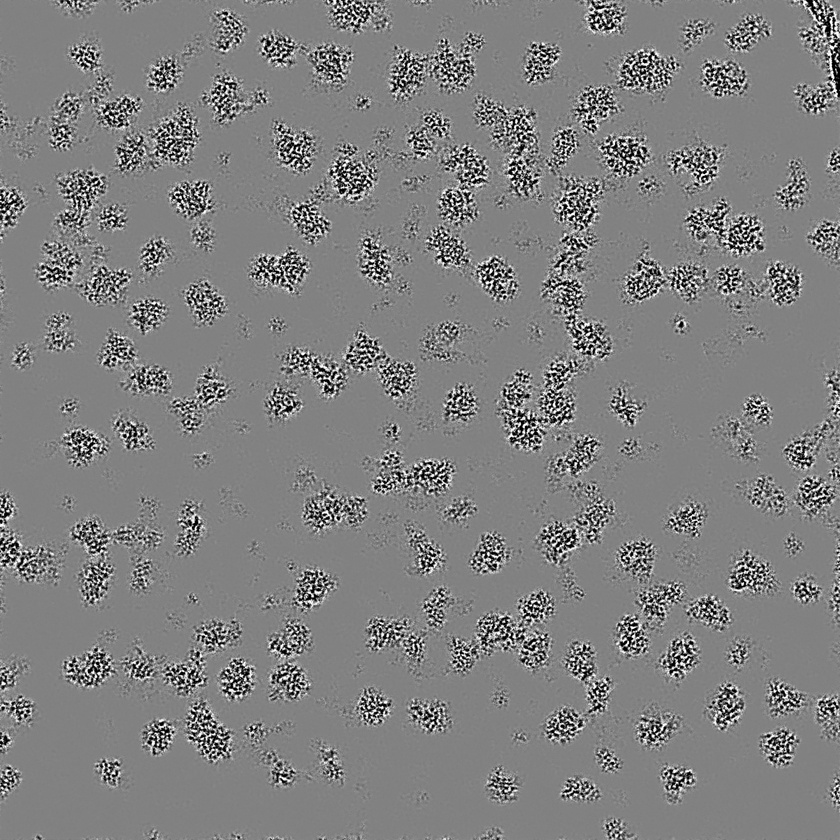
#> input picture NT2C_code/model/data1_new_copy_jpgtojpg/pre/sb1_210512 pos 1000 1-1_1.jpg, 840 x 840 px, shrunk from 4096 x 4096 before the run
$ python add_norm_noise_320.py ../../../../model/data1_new_copy_jpgtojpg/pre ../../../../model/data1_new_copy_jpgtojpg/pre ../../../../model/data1_new_copy_jpgtojpg/pre ../../../../model/data1_new_copy_jpgtojpg/pre
#> lines starting #> are read from the running program, lines starting #| are printed output that depends on the picture; long printed decimals are rounded
# -*- coding:utf-8 -*
import numpy as np
from scipy.optimize import leastsq
import sys,os
import cv2
import operator
import mrcfile
import random
import mrcfile
import zipfile
import numpy as np
import gzip
from functools import reduce
import multiprocessing


# def func(p,x,y,noise_mean):
#     k1,k2,b=p
#     return k1*x+k2*(y-noise_mean)+b

def func(p,x,y,noise_mean):
    k1,k2,b=p
    noise=k1*x+k2*(y)
    #noise=(noise-np.min(noise))/(np.max(noise)-np.min(noise))*255.0
    return noise

def error(p,x,y,noise_mean,z):
    #print(s)
    return func(p,x,y,noise_mean)-z


def fit_noise(clean,noise,noisy):
    #print(noise.shape)
    #noise=noise[0,:,:]
    Xi=np.array([i for j in clean for i in j],dtype=np.float64)
    Yi=np.array([i for j in noise for i in j],dtype=np.float64)
    Zi=np.array([i for j in noisy for i in j],dtype=np.float64)
#     Xi=np.array([i for j in clean for i in j],dtype=np.uint8)
#     Yi=np.array([i for j in noise for i in j],dtype=np.uint8)
#     Zi=np.array([i for j in noisy for i in j],dtype=np.uint8)
    noise_mean=np.mean(Yi)
    p0=[100,100,2]
    # [4 lines of commented-out code are left out]
    Para=leastsq(error,p0,args=(Xi,Yi,noise_mean,Zi))
    k1,k2,b=Para[0]

    return k1,k2,b


clean_dir=sys.argv[1]
noise_dir=sys.argv[2]
noisy_dir=sys.argv[3]
noisy_gen_dir=sys.argv[4]

clean_list =sorted(os.listdir(clean_dir))
noise_list=os.listdir(noise_dir)
noisy_list=sorted(os.listdir(noisy_dir))
noise_len=len(noise_list)
a=len(clean_list)
i=1
# [44 lines of commented-out code are left out]

def add_noise(clean_img):
#> called with clean_img = 'sb1_210512 pos 1000 1-1_1.jpg'
    import random
    rand1=random.randint(0,noise_len-1)
    #clean_path=clean_dir+clean_img
    #noisy_path=noisy_dir+clean_img
    #noise_path=noise_dir+noise_list[rand1]
    clean_path=os.path.join(clean_dir,clean_img)
    noisy_path=os.path.join(noisy_dir,clean_img)
    noise_path=os.path.join(noise_dir,noise_list[rand1])
    clean=cv2.imread(clean_path, cv2.IMREAD_GRAYSCALE)
#> clean is the input picture: shape (840, 840); min 0, max 255, mean 127.9
    noisy=cv2.imread(noisy_path, cv2.IMREAD_GRAYSCALE)
    noise=cv2.imread(noise_path, cv2.IMREAD_GRAYSCALE)
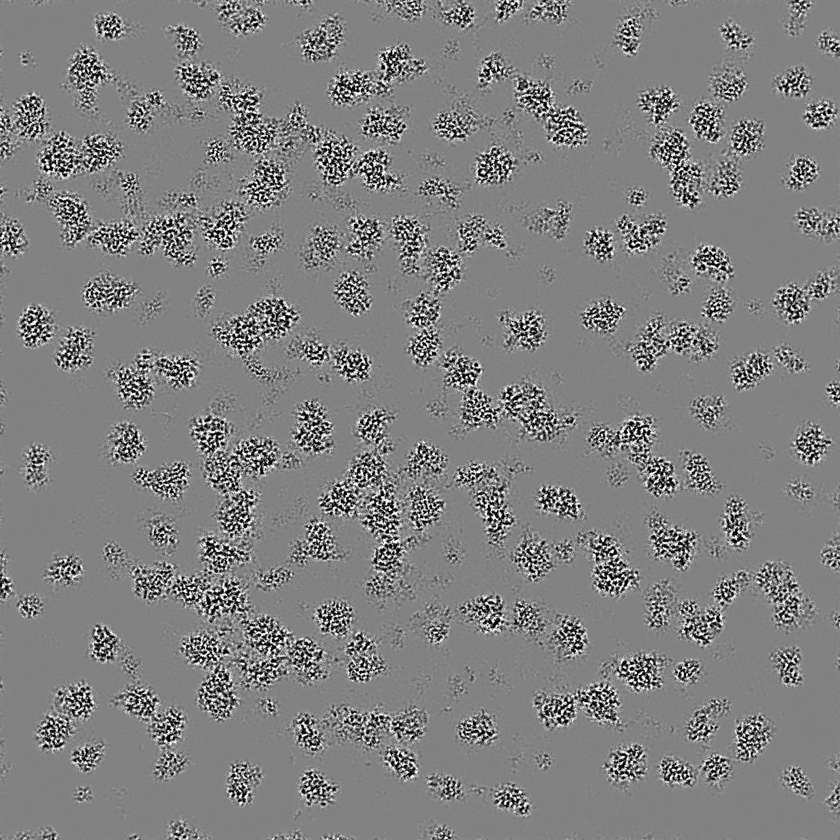
#> input picture NT2C_code/model/data1_new_copy_jpgtojpg/pre/sb1_210512 pos 1000 1-2_1.jpg, 840 x 840 px, shrunk from 4096 x 4096 before the run
#> noise is the input picture: shape (840, 840); min 0, max 255, mean 127.9
#     print('clean',clean)
#     print('noisy',noisy)
#     print('noise',noise)

    clean=(clean-np.min(clean))/(np.max(clean)-np.min(clean))*255.0
    if np.all(clean == 0) or np.isnan(clean).any():
        clean[:, :] = 120.30241935
    noisy=(noisy-np.min(noisy))/(np.max(noisy)-np.min(noisy))*255.0
    noise=(noise-np.min(noise))/(np.max(noise)-np.min(noise))*255.0
# [5 lines of commented-out code are left out]

    k1,k2,b=fit_noise(clean,noise,noisy)
#> in fit_noise, `noise_mean=np.mean(Yi)`: noise_mean = 127.9
#> in fit_noise, `Para=leastsq(error,p0,args=(Xi,Yi,noise_mean,Zi))`: Para = ([1, 5.15e-11, 2], 2)
#> in fit_noise, `k1,k2,b=Para[0]`: k1 = 1; k2 = 5.15e-11; b = 2
#> k1 = 1; k2 = 5.15e-11; b = 2
    print('{}/{},k1,k2,b: {}, {}, {}'.format(1,1,k1,k2,b))
#| 1/1,k1,k2,b: 1, 5.148776222012155e-11, 2.0
    noisy_gen=k1*clean+k2*(noise-np.mean(noise))+(noise-np.mean(noise))
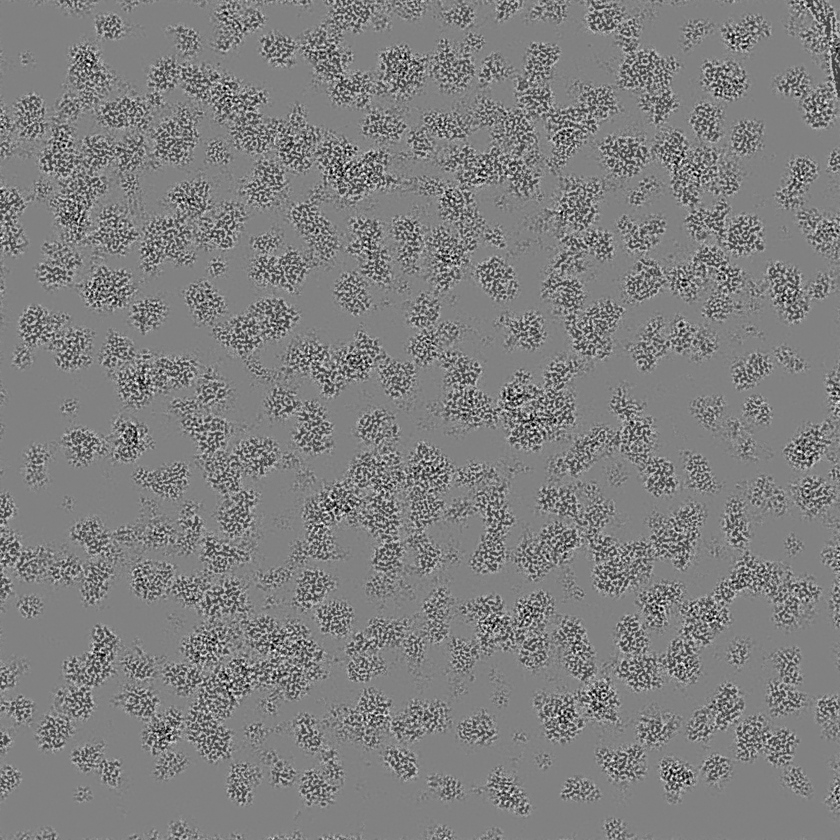
#> noisy_gen: shape (840, 840) float64; min -127.9, max 382.1, mean 127.9; drawn with min black and max white
    if np.all(noisy_gen == 0) or np.isnan(noisy_gen).any():
        noisy_gen=noise+0.5*clean
    #noisy_gen=k1*clean+k2*noise+b+noise

    #noisy_gen=clean+noise

    noisy_gen=((noisy_gen-np.min(noisy_gen))/(np.max(noisy_gen)-np.min(noisy_gen)))*255

    # [4 lines of commented-out code are left out]
    cv2.imwrite(noisy_gen_dir+clean_img,noisy_gen)
    #fit_noisy_out.set_data(noisy_gen.astype(np.float32))

pool = multiprocessing.Pool(processes=36)
pool.map(add_noise, clean_list)
#| 1/1,k1,k2,b: 48.090, -47.090, 2.0

# 关闭进程池
pool.close()
pool.join()
